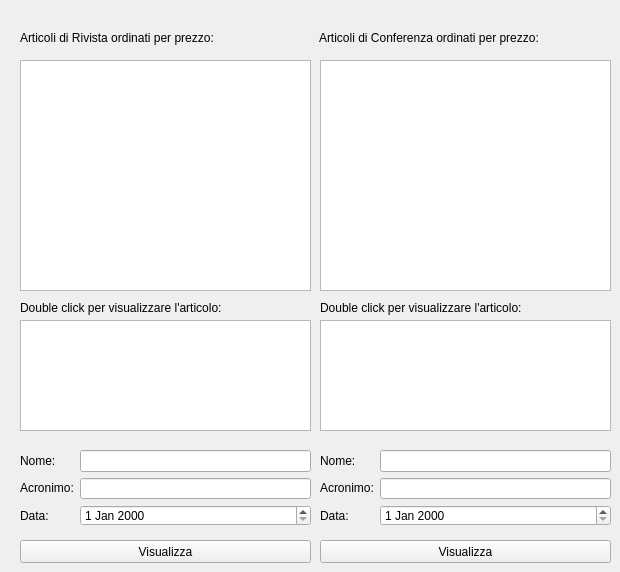
      <widget class="QWidget" name="SEZIONED">
       <widget class="QListWidget" name="ListaArticoliRivistaOrdinati">
        <property name="geometry">
         <rect>
          <x>20</x>
          <y>60</y>
          <width>291</width>
          <height>231</height>
         </rect>
        </property>
       </widget>
       <widget class="QListWidget" name="ListaArticoliConferenzaOrdinati">
        <property name="geometry">
         <rect>
          <x>320</x>
          <y>60</y>
          <width>291</width>
          <height>231</height>
         </rect>
        </property>
       </widget>
       <widget class="QPlainTextEdit" name="ArticoloConferenzaConsiderato_2">
        <property name="geometry">
         <rect>
          <x>320</x>
          <y>320</y>
          <width>291</width>
          <height>111</height>
         </rect>
        </property>
       </widget>
       <widget class="QPlainTextEdit" name="ArticoloRivistaConsiderato_2">
        <property name="geometry">
         <rect>
          <x>20</x>
          <y>320</y>
          <width>291</width>
          <height>111</height>
         </rect>
        </property>
       </widget>
       <widget class="QWidget" name="layoutWidget_6">
        <property name="geometry">
         <rect>
          <x>320</x>
          <y>450</y>
          <width>291</width>
          <height>76</height>
         </rect>
        </property>
        <layout class="QHBoxLayout" name="horizontalLayout_17">
         <item>
          <layout class="QVBoxLayout" name="verticalLayout_25">
           <item>
            <widget class="QLabel" name="label_52">
             <property name="text">
              <string>Nome:</string>
             </property>
            </widget>
           </item>
           <item>
            <widget class="QLabel" name="label_53">
             <property name="text">
              <string>Acronimo:</string>
             </property>
            </widget>
           </item>
           <item>
            <widget class="QLabel" name="label_54">
             <property name="text">
              <string>Data:</string>
             </property>
            </widget>
           </item>
          </layout>
         </item>
         <item>
          <layout class="QVBoxLayout" name="verticalLayout_26">
           <item>
            <widget class="QLineEdit" name="NomeConferenzaDaOrdinare"/>
           </item>
           <item>
            <widget class="QLineEdit" name="AcronimoConferenzaDaOrdinare"/>
           </item>
           <item>
            <widget class="QDateEdit" name="DataConferenzaDaOrdinare"/>
           </item>
          </layout>
         </item>
        </layout>
       </widget>
       <widget class="QPushButton" name="VisualizzaArticoliConferenzaOrdinati">
        <property name="geometry">
         <rect>
          <x>320</x>
          <y>540</y>
          <width>291</width>
          <height>23</height>
         </rect>
        </property>
        <property name="text">
         <string>Visualizza</string>
        </property>
       </widget>
       <widget class="QWidget" name="layoutWidget_7">
        <property name="geometry">
         <rect>
          <x>20</x>
          <y>450</y>
          <width>291</width>
          <height>76</height>
         </rect>
        </property>
        <layout class="QHBoxLayout" name="horizontalLayout_18">
         <item>
          <layout class="QVBoxLayout" name="verticalLayout_27">
           <item>
            <widget class="QLabel" name="label_55">
             <property name="text">
              <string>Nome:</string>
             </property>
            </widget>
           </item>
           <item>
            <widget class="QLabel" name="label_56">
             <property name="text">
              <string>Acronimo:</string>
             </property>
            </widget>
           </item>
           <item>
            <widget class="QLabel" name="label_57">
             <property name="text">
              <string>Data:</string>
             </property>
            </widget>
           </item>
          </layout>
         </item>
         <item>
          <layout class="QVBoxLayout" name="verticalLayout_28">
           <item>
            <widget class="QLineEdit" name="NomeRivistaDaOrdinare"/>
           </item>
           <item>
            <widget class="QLineEdit" name="AcronimoRivistaDaOrdinare"/>
           </item>
           <item>
            <widget class="QDateEdit" name="DataRivistaDaOrdinare"/>
           </item>
          </layout>
         </item>
        </layout>
       </widget>
       <widget class="QPushButton" name="VisualizzaArticoliRivistaOrdinati">
        <property name="geometry">
         <rect>
          <x>20</x>
          <y>540</y>
          <width>291</width>
          <height>23</height>
         </rect>
        </property>
        <property name="text">
         <string>Visualizza</string>
        </property>
       </widget>
       <widget class="QWidget" name="layoutWidget">
        <property name="geometry">
         <rect>
          <x>20</x>
          <y>30</y>
          <width>591</width>
          <height>16</height>
         </rect>
        </property>
        <layout class="QHBoxLayout" name="horizontalLayout_19">
         <item>
          <widget class="QLabel" name="label_58">
           <property name="text">
            <string>Articoli di Rivista ordinati per prezzo:</string>
           </property>
          </widget>
         </item>
         <item>
          <widget class="QLabel" name="label_59">
           <property name="text">
            <string>Articoli di Conferenza ordinati per prezzo:</string>
           </property>
          </widget>
         </item>
        </layout>
       </widget>
       <widget class="QLabel" name="label_61">
        <property name="geometry">
         <rect>
          <x>20</x>
          <y>300</y>
          <width>291</width>
          <height>16</height>
         </rect>
        </property>
        <property name="text">
         <string>Double click per visualizzare l'articolo:</string>
        </property>
       </widget>
       <widget class="QLabel" name="label_62">
        <property name="geometry">
         <rect>
          <x>320</x>
          <y>300</y>
          <width>291</width>
          <height>16</height>
         </rect>
        </property>
        <property name="text">
         <string>Double click per visualizzare l'articolo:</string>
        </property>
       </widget>
      </widget>
